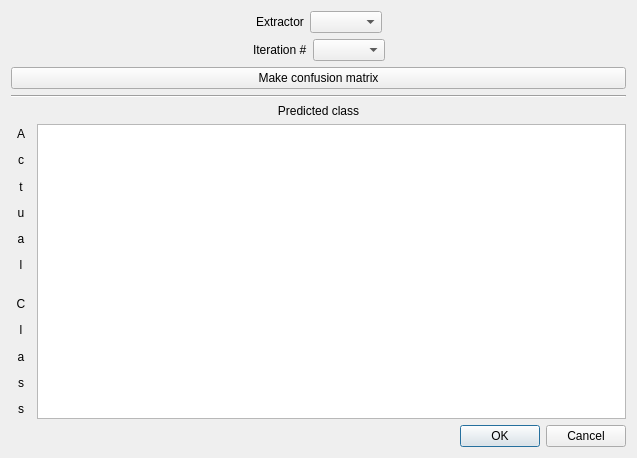
<?xml version="1.0" encoding="UTF-8"?>
<ui version="4.0">
 <class>ConfusionMatrix</class>
 <widget class="QDialog" name="ConfusionMatrix">
  <property name="geometry">
   <rect>
    <x>0</x>
    <y>0</y>
    <width>637</width>
    <height>458</height>
   </rect>
  </property>
  <property name="windowTitle">
   <string>Confusion Matrix</string>
  </property>
  <layout class="QVBoxLayout" name="verticalLayout_2">
   <item>
    <layout class="QHBoxLayout" name="horizontalLayout">
     <item>
      <spacer name="horizontalSpacer_2">
       <property name="orientation">
        <enum>Qt::Horizontal</enum>
       </property>
       <property name="sizeHint" stdset="0">
        <size>
         <width>40</width>
         <height>20</height>
        </size>
       </property>
      </spacer>
     </item>
     <item>
      <widget class="QLabel" name="label_2">
       <property name="text">
        <string>Extractor</string>
       </property>
      </widget>
     </item>
     <item>
      <widget class="QComboBox" name="combo_extrator"/>
     </item>
     <item>
      <spacer name="horizontalSpacer_4">
       <property name="orientation">
        <enum>Qt::Horizontal</enum>
       </property>
       <property name="sizeHint" stdset="0">
        <size>
         <width>40</width>
         <height>20</height>
        </size>
       </property>
      </spacer>
     </item>
    </layout>
   </item>
   <item>
    <layout class="QHBoxLayout" name="horizontalLayout_2">
     <item>
      <spacer name="horizontalSpacer_3">
       <property name="orientation">
        <enum>Qt::Horizontal</enum>
       </property>
       <property name="sizeHint" stdset="0">
        <size>
         <width>40</width>
         <height>20</height>
        </size>
       </property>
      </spacer>
     </item>
     <item>
      <widget class="QLabel" name="label">
       <property name="text">
        <string>Iteration #</string>
       </property>
      </widget>
     </item>
     <item>
      <widget class="QComboBox" name="combo_iteration"/>
     </item>
     <item>
      <spacer name="horizontalSpacer_5">
       <property name="orientation">
        <enum>Qt::Horizontal</enum>
       </property>
       <property name="sizeHint" stdset="0">
        <size>
         <width>40</width>
         <height>20</height>
        </size>
       </property>
      </spacer>
     </item>
    </layout>
   </item>
   <item>
    <widget class="QPushButton" name="make_cm">
     <property name="text">
      <string>Make confusion matrix</string>
     </property>
    </widget>
   </item>
   <item>
    <widget class="Line" name="line">
     <property name="orientation">
      <enum>Qt::Horizontal</enum>
     </property>
    </widget>
   </item>
   <item>
    <widget class="QLabel" name="label_3">
     <property name="text">
      <string>Predicted class</string>
     </property>
     <property name="alignment">
      <set>Qt::AlignCenter</set>
     </property>
    </widget>
   </item>
   <item>
    <layout class="QHBoxLayout" name="horizontalLayout_3">
     <item>
      <layout class="QVBoxLayout" name="verticalLayout">
       <item>
        <widget class="QLabel" name="label_4">
         <property name="text">
          <string>A</string>
         </property>
         <property name="alignment">
          <set>Qt::AlignCenter</set>
         </property>
        </widget>
       </item>
       <item>
        <widget class="QLabel" name="label_6">
         <property name="text">
          <string>c</string>
         </property>
         <property name="alignment">
          <set>Qt::AlignCenter</set>
         </property>
        </widget>
       </item>
       <item>
        <widget class="QLabel" name="label_9">
         <property name="text">
          <string>t</string>
         </property>
         <property name="alignment">
          <set>Qt::AlignCenter</set>
         </property>
        </widget>
       </item>
       <item>
        <widget class="QLabel" name="label_14">
         <property name="text">
          <string>u</string>
         </property>
         <property name="alignment">
          <set>Qt::AlignCenter</set>
         </property>
        </widget>
       </item>
       <item>
        <widget class="QLabel" name="label_13">
         <property name="text">
          <string>a</string>
         </property>
         <property name="alignment">
          <set>Qt::AlignCenter</set>
         </property>
        </widget>
       </item>
       <item>
        <widget class="QLabel" name="label_11">
         <property name="text">
          <string>l</string>
         </property>
         <property name="alignment">
          <set>Qt::AlignCenter</set>
         </property>
        </widget>
       </item>
       <item>
        <spacer name="horizontalSpacer">
         <property name="orientation">
          <enum>Qt::Horizontal</enum>
         </property>
         <property name="sizeType">
          <enum>QSizePolicy::Minimum</enum>
         </property>
         <property name="sizeHint" stdset="0">
          <size>
           <width>20</width>
           <height>13</height>
          </size>
         </property>
        </spacer>
       </item>
       <item>
        <widget class="QLabel" name="label_12">
         <property name="text">
          <string>C</string>
         </property>
         <property name="alignment">
          <set>Qt::AlignCenter</set>
         </property>
        </widget>
       </item>
       <item>
        <widget class="QLabel" name="label_10">
         <property name="text">
          <string>l</string>
         </property>
         <property name="alignment">
          <set>Qt::AlignCenter</set>
         </property>
        </widget>
       </item>
       <item>
        <widget class="QLabel" name="label_8">
         <property name="text">
          <string>a</string>
         </property>
         <property name="alignment">
          <set>Qt::AlignCenter</set>
         </property>
        </widget>
       </item>
       <item>
        <widget class="QLabel" name="label_7">
         <property name="text">
          <string>s</string>
         </property>
         <property name="alignment">
          <set>Qt::AlignCenter</set>
         </property>
        </widget>
       </item>
       <item>
        <widget class="QLabel" name="label_5">
         <property name="text">
          <string>s</string>
         </property>
         <property name="alignment">
          <set>Qt::AlignCenter</set>
         </property>
        </widget>
       </item>
      </layout>
     </item>
     <item>
      <widget class="QTableWidget" name="confusion_matrix"/>
     </item>
    </layout>
   </item>
   <item>
    <widget class="QDialogButtonBox" name="buttonBox">
     <property name="orientation">
      <enum>Qt::Horizontal</enum>
     </property>
     <property name="standardButtons">
      <set>QDialogButtonBox::Cancel|QDialogButtonBox::Ok</set>
     </property>
    </widget>
   </item>
  </layout>
 </widget>
 <resources/>
 <connections>
  <connection>
   <sender>buttonBox</sender>
   <signal>accepted()</signal>
   <receiver>ConfusionMatrix</receiver>
   <slot>accept()</slot>
   <hints>
    <hint type="sourcelabel">
     <x>248</x>
     <y>254</y>
    </hint>
    <hint type="destinationlabel">
     <x>157</x>
     <y>274</y>
    </hint>
   </hints>
  </connection>
  <connection>
   <sender>buttonBox</sender>
   <signal>rejected()</signal>
   <receiver>ConfusionMatrix</receiver>
   <slot>reject()</slot>
   <hints>
    <hint type="sourcelabel">
     <x>316</x>
     <y>260</y>
    </hint>
    <hint type="destinationlabel">
     <x>286</x>
     <y>274</y>
    </hint>
   </hints>
  </connection>
 </connections>
</ui>
